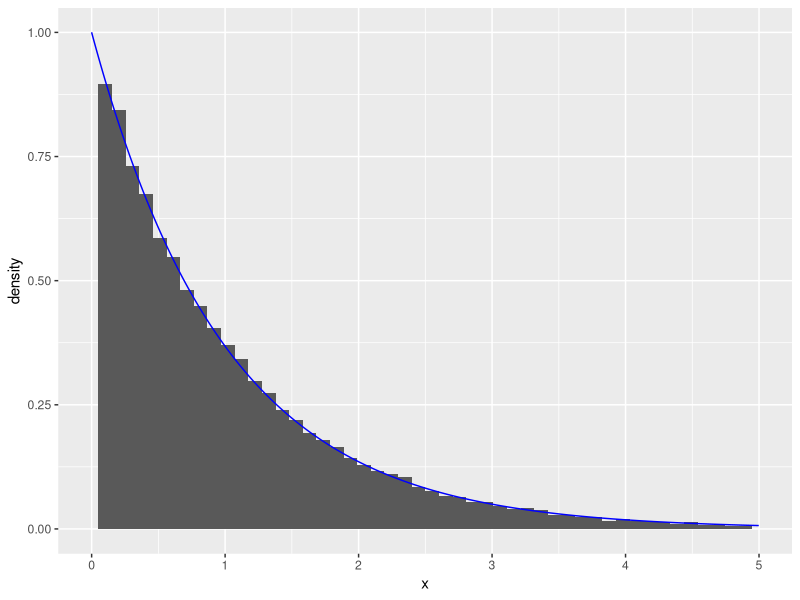

The R source for this figure: (Note: this script raises an error after producing the figure.)
## ---- chunk 1
## Libraries used in Project
library(ggplot2)
library(knitr)
knitr::opts_chunk$set(echo = TRUE, warning=FALSE, message=FALSE)
opts_chunk$set(tidy.opts=list(width.cutoff=60),tidy=TRUE)
## ---- chunk 2
library(ggplot2)
# n: number of samples to generate
# rate: the rate
# expdist returns a vector with generated random numbers from exponential distribution

expdist <- function(rate, n) {
   u <- runif(n)
   x <-  -log( (1/rate)*( 1 - u))/rate
   list = list(x, u)
   return(list)
}

n <- 60000
lambda <- 1
outval <- expdist(lambda, n)
x = outval[[1]]
y = outval[[2]]

ggplot(data.frame(x=x))+geom_histogram(aes(x=x, y = ..density..),
bins = 50)  +geom_line(data = data.frame(x=x,y=dexp(x, rate = 1)),
aes(x=x, y=y) ,
color = "blue")+xlim(0,5)

## ---- chunk 3
# f_b1 returns the value of f in this exercise, a gamma distribution
f_b1 <- function(alpha, x) {
  gamma = (1/gamma(alpha))*x^(alpha-1)*exp(-x)
  return((gamma)*(x>0))
}

# acceptance_criterion returns the alpha to accept/reject in rejection sampling
acceptance_criterion <- function(alpha, x) {
  const = (exp(1)+alpha)/(gamma(alpha)*exp(1)*alpha)
  alpha = f_b1(alpha, x)/(const*g_test(alpha, x))
  return(alpha)
}

# rejection_b generates samples from f by rejection sampling
# n: number of samples to generate
# alpha: shape parameter 
rejection_b <- function(alpha, n) {
  out = 1:n
  
  for (i in 1:n) {
    finished = 0
    while(finished==0) {
      u = runif(1)
      x = dist1(alpha, 1)[[1]]
      acceptance = acceptance_criterion(alpha, x)
      if(u <= acceptance) {
        out[i] = x
        finished = 1
      }
    }
  }
  return(out)
}


# f_testb is the theoretical function to test the algorithm with 
f_testb = function(x, alpha) {
  gamma = (1/gamma(alpha))*x^(alpha-1)*exp(-x)
  return((gamma)*(x>0))
}

n = 10000
alpha = 0.5


library(ggplot2)
samples_b1 <- rejection_b(alpha, n)
x <- seq(0,4,0.001)
data_b1 <- data.frame("samples_b1"=samples_b1)


ggplot(data=data_b1, aes(data_b1$samples_b1)) +
geom_histogram(aes(y=..density..), breaks = seq(0, 4, by = 0.1)) +theme(plot.title = element_text(hjust = 0.5))+
xlim(c(0,4)) + labs(title="Samples from gamma distribution", x="x", y="Density") +
stat_function(fun = f_testb, args = list(alpha), color = "red")
## ---- chunk 4
n <- 10000
# f_gamma the kernel of a gamma function
f_gamma <- function(x, alpha){
  return (x^(alpha - 1 )*exp(-x)*(x>0))
}

alpha <- 400

# gamma_b2b2 samples from gamma distribution with large alpha
gamma_b2b2 <- function(alpha, n){
  x = 1:n
  loga = 0.5*((alpha-1)*log(alpha-1)+(1-alpha))
  logb = 0.5*((alpha+1)*log(alpha+1)-1-alpha)
  trials = 1
  
  for (i in 1:n){
    logx1 = loga + log(runif(1))
    logx2 = logb + log(runif(1))
    f_condition = 0.5*((alpha-1)*(logx2-logx1)-exp(logx2-logx1))
    while(logx1 > f_condition){
    logx1 = loga + log(runif(1))
    logx2 = logb + log(runif(1))
    f_condition = 0.5*((alpha-1)*(logx2-logx1)-exp(logx2-logx1))
    trials = trials + 1
    }
    
     x[i] = exp(logx2-logx1)
  }
  return(cbind(x, trials-1))
}


samples_b2b = gamma_b2b2(alpha, n)[,1]
hist(samples_b2b, breaks = 40, freq = FALSE, main = bquote("Histogram of gamma distribution when "~alpha == .(alpha)))
curve(dgamma(x, alpha, 1), col = "red", lwd = 2, add=TRUE)

test_tries <- function(n) {
  alpha = seq(2,2000,10)
  tryvector = 1:length(alpha)
  for (i in 1:length(alpha)) {
    tries = gamma_b2b2(alpha[i], n)[,2][1]
    tryvector[i] = tries
  }
  return(cbind(alpha, tryvector))
  
}

test_try = test_tries(1000)

plot(test_try[,1], test_try[,2])

## ---- chunk 5
# Delete this before merging the files, only for help
# n: number of samples to generate
# rate: the rate
# expdist returns a vector with generated random numbers from exponential distribution
expdist <- function(rate, n) {
   u <- runif(n)
   x <-  -log( (1/rate)*( 1 - u))/rate
   list = list(x, u)
   return(list)
}

# gammaab samples from the gamma distribution for all values of alpha and beta > 0 
gammaab <- function(alpha, beta, n) {
  if(alpha>0&&alpha<1) {
    X = rejection_b(alpha, n)/beta
  }
  else if(alpha==1) {
    X = expdist(1, n)[[1]]
  }
  else if (alpha>1) {
    X = gamma_b2b2(alpha,n)[,1]
  }
  else {
    print("alpha not valid")
    return(0)
  }
  Y = X/beta
  return(Y)
}

# theoretical_gamma is the theoretical function to test the algorithm with for alpha, beta > 0
theoretical_gamma = function(x, alpha, beta) {
  gamma = ((beta^alpha)/gamma(alpha))*x^(alpha-1)*exp(-beta*x)
  return((gamma)*(x>0))
}

alpha = 2
beta = 2
n = 10000

samples_ab <- gammaab(alpha, beta, n)
hist(samples_ab, breaks = 40, freq = FALSE, main = bquote("Histogram of samples from gamma when "~alpha == .(alpha) ~beta ==.(beta)))
curve(theoretical_gamma(x, alpha, beta), col = "red", lwd = 2, add=TRUE)

## ---- chunk 6
# sample_beta samples from beta(alpha, beta) distribution 
# n: number of samples
sample_beta <- function(alpha, beta, n) {
  x = gammaab(alpha, 1, n)
  y = gammaab(beta, 1, n)
  z = x/(x+y)
  return(z)
}

alpha = 0.5
beta = 0.5
n = 10000
samples_beta <- sample_beta(alpha, beta, n)
hist(samples_beta, breaks = 40, freq = FALSE, main = bquote("Histogram of samples from beta when "~alpha == .(alpha) ~beta ==.(beta)))
curve(dbeta(x, alpha, beta), col = "red", lwd = 2, add=TRUE)

## ---- chunk 7
# Delete this before the exercise is finished, only for help 
mynormal <- function(n) {
  u1=runif(n)
  u2=runif(n)
  return (sqrt(-2*log(u1))*sin(2*pi*u2))
}
## ---- chunk 8
# indicator_func return
indicator_func <- function(x) {
  return (x>4)
}

# monte_carlo estimates the probability and the variance
# n: number of samples to generate when estimating
rm("c")
monte_carlo <- function(n) {
  normal = mynormal(n)
  h = indicator_func(normal)
  theta_estimate = (1/n)*sum(h)
  variance_estimate = var(h)/(n-1)
  return(c(theta_estimate, variance_estimate))
}

n = 100000

monte_carlo_test <- monte_carlo(n)
# lower: lower limit of confidence interval
# upper: upper limit of confidence interval

lowermc <- monte_carlo_test[1] + qnorm(0.025)*sqrt(monte_carlo_test[2])

uppermc <- monte_carlo_test[1] + qnorm(0.975)*sqrt(monte_carlo_test[2])

## ---- chunk 9
# importance_sampling estimates the probability via the density g
# n: number of samples to generate
importance_sampling <- function(n) {
  u = runif(n)
  x = sqrt(16-2*log(1-u))
  f = 1/sqrt(2*pi)*exp(-0.5*x^2)
  g = x*exp(-0.5*x^2+8)
  h = indicator_func(x)
  theta_estimate = (1/n)*sum(h*f/g)
  variance_estimate = (1/(n*(n-1)))*sum(h*f/g-theta_estimate)^2
  return(c(theta_estimate, variance_estimate))
}

n = 10^5
importance_test <- importance_sampling(n)

# lower: lower limit of confidence interval
# upper: upper limit of confidence interval
lowerim <- importance_test[1] + qnorm(0.025)*sqrt(importance_test[2])
upperim <- importance_test[1] + qnorm(0.975)*sqrt(importance_test[2])
## ---- chunk 10
monte_carlo_test5 <- monte_carlo(10^5)
monte_carlo_test6 <- monte_carlo(10^6)
monte_carlo_test7 <- monte_carlo(10^7)

lowermc5 <- monte_carlo_test5[1] + qnorm(0.025)*sqrt(monte_carlo_test5[2])

uppermc5 <- monte_carlo_test5[1] + qnorm(0.975)*sqrt(monte_carlo_test5[2])

lowermc6 <- monte_carlo_test6[1] + qnorm(0.025)*sqrt(monte_carlo_test6[2])

uppermc6 <- monte_carlo_test6[1] + qnorm(0.975)*sqrt(monte_carlo_test6[2])

lowermc7 <- monte_carlo_test7[1] + qnorm(0.025)*sqrt(monte_carlo_test7[2])

uppermc7 <- monte_carlo_test5[1] + qnorm(0.975)*sqrt(monte_carlo_test7[2])
## ---- chunk 11
# antithet gives an estimate of the probability and the variance 
# n: number of sample pairs to generate
antithet <- function(n){
  u = runif(n)
  x1 = sqrt(16-2*log(u)) 
  x2 = sqrt(16-2*log(1-u))
  f1 = (1/sqrt(2*pi))*exp(-0.5*x1^2) 
  f2 = (1/sqrt(2*pi))*exp(-0.5*x2^2)
  g1 = x1*exp(-0.5*x1^2+8) 
  g2 = x2*exp(-0.5*x2^2+8)
  h1 = indicator_func(x1)
  h2 = indicator_func(x2)
  
  theta_estimate1 = (1/n)*sum(h1*f1/g1)
  theta_estimate2 = (1/n)*sum(h2*f2/g2)
  theta_estimate = (theta_estimate1+theta_estimate2)/2
  
  variance_estimate1 = (1/(n-1))*sum(h1*f1/g1-theta_estimate1)^2
  variance_estimate2 = (1/(n-1))*sum(h2*f2/g2-theta_estimate2)^2
  cov = (1/(n-1))*sum(h1*f1/g1-theta_estimate1)*sum(h2*f2/g2-theta_estimate2)
  variance_estimate = (1/(4*n))*(variance_estimate1+variance_estimate2+2*cov)
  
  return(c(theta_estimate, variance_estimate))
}
## ---- chunk 12
antithetic_test <- antithet(5*10^4)

loweranti <- antithetic_test[1] + qnorm(0.025)*sqrt(antithetic_test[2])

upperanti <- antithetic_test[1] + qnorm(0.975)*sqrt(antithetic_test[2])
## ---- chunk 13
# f is the  posterior function to sample from, not normalized
# theta: parameter between 0 and 1, sampled from U(0,1)
# y: observed values
f <- function(theta, y) {
  return((2+theta)^y[1]*(1-theta)^(y[2]+y[3])*theta^y[4])
}

# f_normalized is the posterior function, normalized
f_normalized <- function(theta, y) {
  c = integrate(f,0,1,y)$value
  return(f(theta,y)/c)
}

# alpha finds the acceptance probability alpha
alpha <- function(theta, y) {
  c = optimize(f, interval = c(0,1), maximum = TRUE, y=y)$objective
  return(f(theta, y)/c)
}

# rejection_d samples from the posterior by rejection sampling
# n: number of samples to generate
rejection_d <- function(y, n) {
  out = 1:n
  g = function() {return(runif(1))}
  
  for (i in 1:n) {
    finished = 0
    while(finished==0) {
      u = runif(1)
      theta = g()
      alpha = alpha(theta, y)
      if(u <= alpha) {
        out[i] = theta
        finished = 1
      }
    }
  }
  return(out)
}

y = c(125,18,20,34)
n = 10000

library(ggplot2)
samples_d1 <- rejection_d(y, n)
x <- seq(0,1,0.001)
data_d1 <- data.frame("samples_d1"=samples_d1)
ggplot(data=data_d1, aes(data_d1$samples_d1)) +
geom_histogram(aes(y=..density..), breaks = seq(0, 1, by = 0.005)) +theme(plot.title = element_text(hjust = 0.5))+
xlim(c(0.4,0.85)) + labs(title="Posterior density", x="x", y="Density") +
stat_function(fun = f_normalized, args = list(y), color = "red")
## ---- chunk 14
M = 10000
# 
# post_mean_mc: the estimated posterior mean
thetas <- rejection_d(y, M)
post_mean_mc <- mean(thetas)

# inside_integral is what we want to integrate
inside_integral = function(theta,y) {
    return(theta*f_normalized(theta,y))
}

# numerical_mean is the mean found by numerical integration
numerical_mean <- integrate(inside_integral,0,1,y)[[1]]
## ---- chunk 15
x <- seq(0,1,0.001)
data_d1 <- data.frame("thetas"=thetas)
ggplot(data=data_d1, aes(data_d1$thetas)) +
geom_histogram(aes(y=..density..), breaks = seq(0, 1, by = 0.005)) +theme(plot.title = element_text(hjust = 0.5))+
xlim(c(0.4,0.85)) + labs(title="Posterior density with posterior mean", x="x", y="Density") +
stat_function(fun = f_normalized, args = list(y), color = "red")+geom_vline(xintercept = post_mean_mc,color="red")
## ---- chunk 16
# rejection_d_count samples from the posterior by rejection sampling and counts the number of trials to one acceptance
# n: number of samples to generate
rejection_d_count <- function(y, n) {
  out = 1:n
  g = function() {return(runif(1))}
  
  for (i in 1:n) {
    finished = 0
    count = 0
    while(finished==0) {
      u = runif(1)
      theta = g()
      alpha = alpha(theta, y)
      count = count + 1
      if(u <= alpha) {
        out[i] = count
        count = 0
        finished = 1
      }
    }
  }
  return(out)
}

y = c(125,18,20,34)
n = 10000

# simulated number of trials 
number_of_trials <- mean(rejection_d_count(y,n))

#c_const finds the constant c, i.e. the numerical computation of the theoretical number of trials for one acceptance
c_const <- function(y) {
  c = optimize(f_normalized, interval = c(0,1), maximum = TRUE, y=y)$objective
  return(c)
}

c_numerical <- c_const(y)
## ---- chunk 17
#fnew calculates the unnormalized new posterior distribution
fnew <- function(theta, y) {
  fnew = 5*(1-theta)^4*(2+theta)^y[1]*(1-theta)^(y[2]+y[3])*theta^y[4]
}

# weight calculates the self-normalizing weights to use in importance sampling
weight <- function(theta, y) {
  return(fnew(theta, y)/f(theta, y))
}

# fnew_normalized calculates the normalized new posterior distribution
fnew_normalized <- function(theta, y) {
  const = integrate(fnew, 0, 1, y)$value
  return(fnew(theta, y)/const)
}

fnew_normalized(0.5,y)
# importance_d4 estimates the mean via importance sampling
# y: observed values
# n: number of samples to use in the estimation
importance_d4 <- function(y, n) {
  theta = rejection_d(y, n)
  estimate = sum(theta*weight(theta, y))/sum(weight(theta,y))
  return(estimate)
}

n = 10000
simulated_d4 <- importance_d4(y, n)

# integrand_d4 is the expression to integrate
integrand_d4 <- function(theta, y) {
  return(fnew_normalized(theta, y)*theta)
}

# numerical_d4 numerically calculates the integral
numerical_d4 <- function(y) {
  return(integrate(integrand_d4, 0,1,y)$value)
}

num_d4 <- numerical_d4(y)
